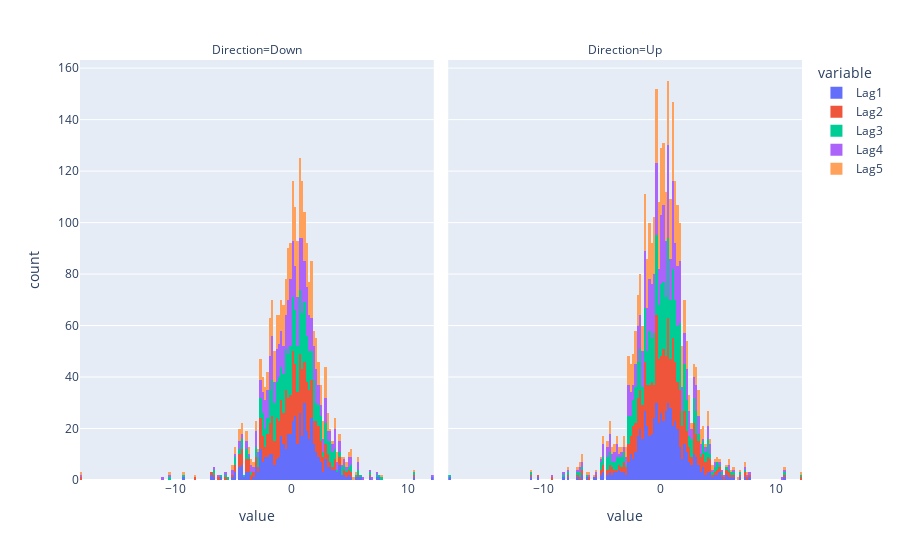

Notebook code for this chart:
### Code cell
px.histogram(
    df,
    x=["Lag1", "Lag2", "Lag3", "Lag4", "Lag5"],
    facet_col="Direction",
)

### Figure 1 — Plotly figure (JSON) as saved in the notebook; plotly's stock layout.template omitted (floating-point values rounded to 4 significant figures; data arrays with more than 128 entries replaced by an {"elided": "..."} marker saying what was removed)
{"data": [{"alignmentgroup": "True", "bingroup": "x", "hovertemplate": "variable=Lag1<br>Direction=Down<br>value=%{x}<br>count=%{y}<extra></extra>", "legendgroup": "Lag1", "marker": {"color": "#636efa", "pattern": {"shape": ""}}, "name": "Lag1", "offsetgroup": "Lag1", "orientation": "v", "showlegend": true, "type": "histogram", "x": {"elided": "484 float values"}, "xaxis": "x", "yaxis": "y"}, {"alignmentgroup": "True", "bingroup": "x", "hovertemplate": "variable=Lag1<br>Direction=Up<br>value=%{x}<br>count=%{y}<extra></extra>", "legendgroup": "Lag1", "marker": {"color": "#636efa", "pattern": {"shape": ""}}, "name": "Lag1", "offsetgroup": "Lag1", "orientation": "v", "showlegend": false, "type": "histogram", "x": {"elided": "605 float values"}, "xaxis": "x2", "yaxis": "y2"}, {"alignmentgroup": "True", "bingroup": "x", "hovertemplate": "variable=Lag2<br>Direction=Down<br>value=%{x}<br>count=%{y}<extra></extra>", "legendgroup": "Lag2", "marker": {"color": "#EF553B", "pattern": {"shape": ""}}, "name": "Lag2", "offsetgroup": "Lag2", "orientation": "v", "showlegend": true, "type": "histogram", "x": {"elided": "484 float values"}, "xaxis": "x", "yaxis": "y"}, {"alignmentgroup": "True", "bingroup": "x", "hovertemplate": "variable=Lag2<br>Direction=Up<br>value=%{x}<br>count=%{y}<extra></extra>", "legendgroup": "Lag2", "marker": {"color": "#EF553B", "pattern": {"shape": ""}}, "name": "Lag2", "offsetgroup": "Lag2", "orientation": "v", "showlegend": false, "type": "histogram", "x": {"elided": "605 float values"}, "xaxis": "x2", "yaxis": "y2"}, {"alignmentgroup": "True", "bingroup": "x", "hovertemplate": "variable=Lag3<br>Direction=Down<br>value=%{x}<br>count=%{y}<extra></extra>", "legendgroup": "Lag3", "marker": {"color": "#00cc96", "pattern": {"shape": ""}}, "name": "Lag3", "offsetgroup": "Lag3", "orientation": "v", "showlegend": true, "type": "histogram", "x": {"elided": "484 float values"}, "xaxis": "x", "yaxis": "y"}, {"alignmentgroup": "True", "bingroup": "x", "hovertemplate": "variable=Lag3<br>Direction=Up<br>value=%{x}<br>count=%{y}<extra></extra>", "legendgroup": "Lag3", "marker": {"color": "#00cc96", "pattern": {"shape": ""}}, "name": "Lag3", "offsetgroup": "Lag3", "orientation": "v", "showlegend": false, "type": "histogram", "x": {"elided": "605 float values"}, "xaxis": "x2", "yaxis": "y2"}, {"alignmentgroup": "True", "bingroup": "x", "hovertemplate": "variable=Lag4<br>Direction=Down<br>value=%{x}<br>count=%{y}<extra></extra>", "legendgroup": "Lag4", "marker": {"color": "#ab63fa", "pattern": {"shape": ""}}, "name": "Lag4", "offsetgroup": "Lag4", "orientation": "v", "showlegend": true, "type": "histogram", "x": {"elided": "484 float values"}, "xaxis": "x", "yaxis": "y"}, {"alignmentgroup": "True", "bingroup": "x", "hovertemplate": "variable=Lag4<br>Direction=Up<br>value=%{x}<br>count=%{y}<extra></extra>", "legendgroup": "Lag4", "marker": {"color": "#ab63fa", "pattern": {"shape": ""}}, "name": "Lag4", "offsetgroup": "Lag4", "orientation": "v", "showlegend": false, "type": "histogram", "x": {"elided": "605 float values"}, "xaxis": "x2", "yaxis": "y2"}, {"alignmentgroup": "True", "bingroup": "x", "hovertemplate": "variable=Lag5<br>Direction=Down<br>value=%{x}<br>count=%{y}<extra></extra>", "legendgroup": "Lag5", "marker": {"color": "#FFA15A", "pattern": {"shape": ""}}, "name": "Lag5", "offsetgroup": "Lag5", "orientation": "v", "showlegend": true, "type": "histogram", "x": {"elided": "484 float values"}, "xaxis": "x", "yaxis": "y"}, {"alignmentgroup": "True", "bingroup": "x", "hovertemplate": "variable=Lag5<br>Direction=Up<br>value=%{x}<br>count=%{y}<extra></extra>", "legendgroup": "Lag5", "marker": {"color": "#FFA15A", "pattern": {"shape": ""}}, "name": "Lag5", "offsetgroup": "Lag5", "orientation": "v", "showlegend": false, "type": "histogram", "x": {"elided": "605 float values"}, "xaxis": "x2", "yaxis": "y2"}], "layout": {"annotations": [{"font": {}, "showarrow": false, "text": "Direction=Down", "x": 0.245, "xanchor": "center", "xref": "paper", "y": 1, "yanchor": "bottom", "yref": "paper"}, {"font": {}, "showarrow": false, "text": "Direction=Up", "x": 0.755, "xanchor": "center", "xref": "paper", "y": 1, "yanchor": "bottom", "yref": "paper"}], "barmode": "relative", "legend": {"title": {"text": "variable"}, "tracegroupgap": 0}, "margin": {"t": 60}, "xaxis": {"anchor": "y", "domain": [0, 0.49], "title": {"text": "value"}}, "xaxis2": {"anchor": "y2", "domain": [0.51, 1], "matches": "x", "title": {"text": "value"}}, "yaxis": {"anchor": "x", "domain": [0, 1], "title": {"text": "count"}}, "yaxis2": {"anchor": "x2", "domain": [0, 1], "matches": "y", "showticklabels": false}}}
